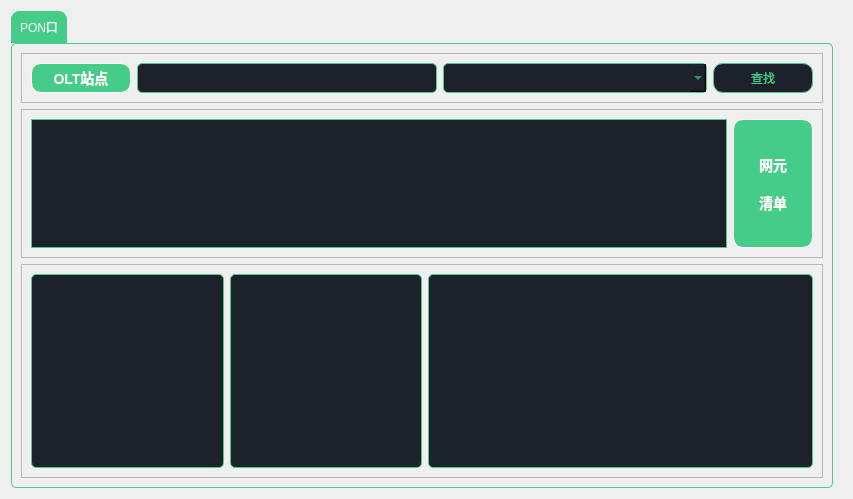
         <widget class="QWidget" name="insidePage">
          <layout class="QVBoxLayout" name="verticalLayout_33">
           <property name="rightMargin">
            <number>20</number>
           </property>
           <item>
            <widget class="QTabWidget" name="tabWidget_2">
             <property name="styleSheet">
              <string notr="true">QTabWidget {
        background-color: rgba(28, 33, 44, 255);
    }
QTabWidget::pane {
        border: 1px solid #44cc88;
        border-radius: 5px;
    }
QTabBar::tab {
        background-color: rgba(28, 33, 44, 255);
        color: #44cc88;
        border: 1px solid #44cc88;
        padding: 8px;
        border-top-left-radius: 8px;
        border-top-right-radius: 8px;
    }
QTabBar::tab:selected {
    background-color: #44cc88;  /* 绿色背景 */
    color: white;  /* 白色文字 */
    border: 1px solid #44cc88;
	font: 700 10pt;
}
QTabBar::tab:hover {
        background-color: rgba(50, 55, 66, 255);
    }</string>
             </property>
             <property name="currentIndex">
              <number>0</number>
             </property>
             <widget class="QWidget" name="ponPage">
              <attribute name="title">
               <string>PON口</string>
              </attribute>
              <layout class="QVBoxLayout" name="verticalLayout_26">
               <item>
                <widget class="QFrame" name="frame_24">
                 <property name="minimumSize">
                  <size>
                   <width>0</width>
                   <height>50</height>
                  </size>
                 </property>
                 <property name="maximumSize">
                  <size>
                   <width>16777215</width>
                   <height>50</height>
                  </size>
                 </property>
                 <property name="frameShape">
                  <enum>QFrame::StyledPanel</enum>
                 </property>
                 <property name="frameShadow">
                  <enum>QFrame::Raised</enum>
                 </property>
                 <layout class="QHBoxLayout" name="horizontalLayout_23">
                  <item>
                   <widget class="QLabel" name="label_39">
                    <property name="minimumSize">
                     <size>
                      <width>100</width>
                      <height>30</height>
                     </size>
                    </property>
                    <property name="maximumSize">
                     <size>
                      <width>100</width>
                      <height>30</height>
                     </size>
                    </property>
                    <property name="styleSheet">
                     <string notr="true">QLabel {
    background-color: #44cc88;  /* 绿色背景 */
    color: white;  /* 白色文字 */
    padding: 5px;
    font-size: 14px;
    font-weight: bold;
    border: 1px solid white;
    border-radius: 10px;
}</string>
                    </property>
                    <property name="text">
                     <string>OLT站点</string>
                    </property>
                    <property name="alignment">
                     <set>Qt::AlignCenter</set>
                    </property>
                   </widget>
                  </item>
                  <item>
                   <widget class="QLineEdit" name="oltKeywordLE">
                    <property name="sizePolicy">
                     <sizepolicy hsizetype="Expanding" vsizetype="Preferred">
                      <horstretch>0</horstretch>
                      <verstretch>0</verstretch>
                     </sizepolicy>
                    </property>
                    <property name="minimumSize">
                     <size>
                      <width>300</width>
                      <height>30</height>
                     </size>
                    </property>
                    <property name="maximumSize">
                     <size>
                      <width>300</width>
                      <height>30</height>
                     </size>
                    </property>
                    <property name="styleSheet">
                     <string notr="true">QLineEdit {
    background-color: rgba(28, 33, 44, 255);
    color: #44cc88;
    border: 1px solid #44cc88;
    border-radius: 5px;
    padding: 5px 10px;
}

QLineEdit:hover {
    border: 1px solid #55dd99;
}

QLineEdit:focus {
    border: 1px solid #66eeaa;
}
</string>
                    </property>
                   </widget>
                  </item>
                  <item>
                   <widget class="QComboBox" name="oltSiteNamesCB">
                    <property name="sizePolicy">
                     <sizepolicy hsizetype="Preferred" vsizetype="Preferred">
                      <horstretch>0</horstretch>
                      <verstretch>0</verstretch>
                     </sizepolicy>
                    </property>
                    <property name="minimumSize">
                     <size>
                      <width>150</width>
                      <height>30</height>
                     </size>
                    </property>
                    <property name="styleSheet">
                     <string notr="true">QComboBox {
    background-color: rgba(28, 33, 44, 255);
    color: #44cc88;
    border: 1px solid #44cc88;
    border-radius: 5px;
    padding: 5px 10px;
}

QComboBox:hover {
    border: 1px solid #55dd99;
}


QComboBox QAbstractItemView {
    background-color: rgba(28, 33, 44, 255);
    color: #44cc88;
    border: 1px solid #44cc88;
    selection-background-color: rgba(68, 204, 136, 0.3);
}</string>
                    </property>
                   </widget>
                  </item>
                  <item>
                   <widget class="QPushButton" name="searchOltBtn">
                    <property name="sizePolicy">
                     <sizepolicy hsizetype="Minimum" vsizetype="Preferred">
                      <horstretch>0</horstretch>
                      <verstretch>0</verstretch>
                     </sizepolicy>
                    </property>
                    <property name="minimumSize">
                     <size>
                      <width>100</width>
                      <height>30</height>
                     </size>
                    </property>
                    <property name="maximumSize">
                     <size>
                      <width>100</width>
                      <height>30</height>
                     </size>
                    </property>
                    <property name="styleSheet">
                     <string notr="true">QPushButton {
    background-color: rgba(28, 33, 44, 255);
    color: #44cc88;
    border: 1px solid #44cc88;
    border-radius: 10px;
    padding: 5px 10px;
}

QPushButton:hover {
    background-color: rgba(40, 45, 56, 255);
}

QPushButton:pressed {
    background-color: rgba(20, 25, 36, 255);
}</string>
                    </property>
                    <property name="text">
                     <string>查找</string>
                    </property>
                    <property name="icon">
                     <iconset>
                      <normalon>:/icons/assets/search.svg</normalon>
                     </iconset>
                    </property>
                   </widget>
                  </item>
                 </layout>
                </widget>
               </item>
               <item>
                <widget class="QFrame" name="frame_25">
                 <property name="styleSheet">
                  <string notr="true"/>
                 </property>
                 <property name="frameShape">
                  <enum>QFrame::StyledPanel</enum>
                 </property>
                 <property name="frameShadow">
                  <enum>QFrame::Raised</enum>
                 </property>
                 <layout class="QHBoxLayout" name="horizontalLayout_24">
                  <item>
                   <widget class="QTableWidget" name="oltNeTw">
                    <property name="sizePolicy">
                     <sizepolicy hsizetype="Expanding" vsizetype="Preferred">
                      <horstretch>0</horstretch>
                      <verstretch>0</verstretch>
                     </sizepolicy>
                    </property>
                    <property name="minimumSize">
                     <size>
                      <width>0</width>
                      <height>129</height>
                     </size>
                    </property>
                    <property name="maximumSize">
                     <size>
                      <width>16777215</width>
                      <height>129</height>
                     </size>
                    </property>
                    <property name="styleSheet">
                     <string notr="true">QTableWidget {
        background-color: rgba(28, 33, 44, 255);
        color: #44cc88;
        gridline-color: #44cc88;
        border: 1px solid #44cc88;
    }
    
    QTableWidget::item {
        border: none;
        padding: 5px;
    }
    
    QTableWidget::item:selected {
        background-color: #44cc88;
        color: rgba(28, 33, 44, 255);
    }
    
    QHeaderView::section {
        background-color: rgba(28, 33, 44, 255);
        color: #44cc88;
        border: 1px solid #44cc88;
        padding: 5px;
    }
    
    QTableCornerButton::section {
        background-color: rgba(28, 33, 44, 255);
        border: 1px solid #44cc88;
    }</string>
                    </property>
                   </widget>
                  </item>
                  <item>
                   <widget class="QLabel" name="label_40">
                    <property name="minimumSize">
                     <size>
                      <width>80</width>
                      <height>129</height>
                     </size>
                    </property>
                    <property name="maximumSize">
                     <size>
                      <width>80</width>
                      <height>129</height>
                     </size>
                    </property>
                    <property name="styleSheet">
                     <string notr="true">QLabel {
    background-color: #44cc88;  /* 绿色背景 */
    color: white;  /* 白色文字 */
    padding: 5px;
    font-size: 14px;
    font-weight: bold;
    border: 1px solid white;
    border-radius: 10px;
}</string>
                    </property>
                    <property name="text">
                     <string>网元

清单</string>
                    </property>
                    <property name="alignment">
                     <set>Qt::AlignCenter</set>
                    </property>
                   </widget>
                  </item>
                 </layout>
                </widget>
               </item>
               <item>
                <widget class="QFrame" name="frame_26">
                 <property name="frameShape">
                  <enum>QFrame::StyledPanel</enum>
                 </property>
                 <property name="frameShadow">
                  <enum>QFrame::Raised</enum>
                 </property>
                 <layout class="QHBoxLayout" name="horizontalLayout_25" stretch="1,1,2">
                  <item>
                   <widget class="PieChartView" name="portUsePie">
                    <property name="styleSheet">
                     <string notr="true">QGraphicsView {
        background-color: rgba(28, 33, 44, 255);
        border: 1px solid #44cc88;
        border-radius: 5px;
    }
    
    /* 滚动条样式 */
    QScrollBar:horizontal {
        height: 10px;
        background: rgba(28, 33, 44, 255);
    }
    
    QScrollBar:vertical {
        width: 10px;
        background: rgba(28, 33, 44, 255);
    }
    
    QScrollBar::handle {
        background: #44cc88;
        border-radius: 5px;
    }
    
    QScrollBar::add-line, QScrollBar::sub-line {
        background: none;
    }</string>
                    </property>
                   </widget>
                  </item>
                  <item>
                   <widget class="PieChartView" name="xgPortUsePie">
                    <property name="styleSheet">
                     <string notr="true">QGraphicsView {
        background-color: rgba(28, 33, 44, 255);
        border: 1px solid #44cc88;
        border-radius: 5px;
    }
    
    /* 滚动条样式 */
    QScrollBar:horizontal {
        height: 10px;
        background: rgba(28, 33, 44, 255);
    }
    
    QScrollBar:vertical {
        width: 10px;
        background: rgba(28, 33, 44, 255);
    }
    
    QScrollBar::handle {
        background: #44cc88;
        border-radius: 5px;
    }
    
    QScrollBar::add-line, QScrollBar::sub-line {
        background: none;
    }</string>
                    </property>
                   </widget>
                  </item>
                  <item>
                   <widget class="OltBoardView" name="oltBoardView">
                    <property name="styleSheet">
                     <string notr="true">QGraphicsView {
        background-color: rgba(28, 33, 44, 255);
        border: 1px solid #44cc88;
        border-radius: 5px;
    }
    
    /* 滚动条样式 */
    QScrollBar:horizontal {
        height: 10px;
        background: rgba(28, 33, 44, 255);
    }
    
    QScrollBar:vertical {
        width: 10px;
        background: rgba(28, 33, 44, 255);
    }
    
    QScrollBar::handle {
        background: #44cc88;
        border-radius: 5px;
    }
    
    QScrollBar::add-line, QScrollBar::sub-line {
        background: none;
    }</string>
                    </property>
                   </widget>
                  </item>
                 </layout>
                </widget>
               </item>
              </layout>
             </widget>
            </widget>
           </item>
          </layout>
         </widget>
